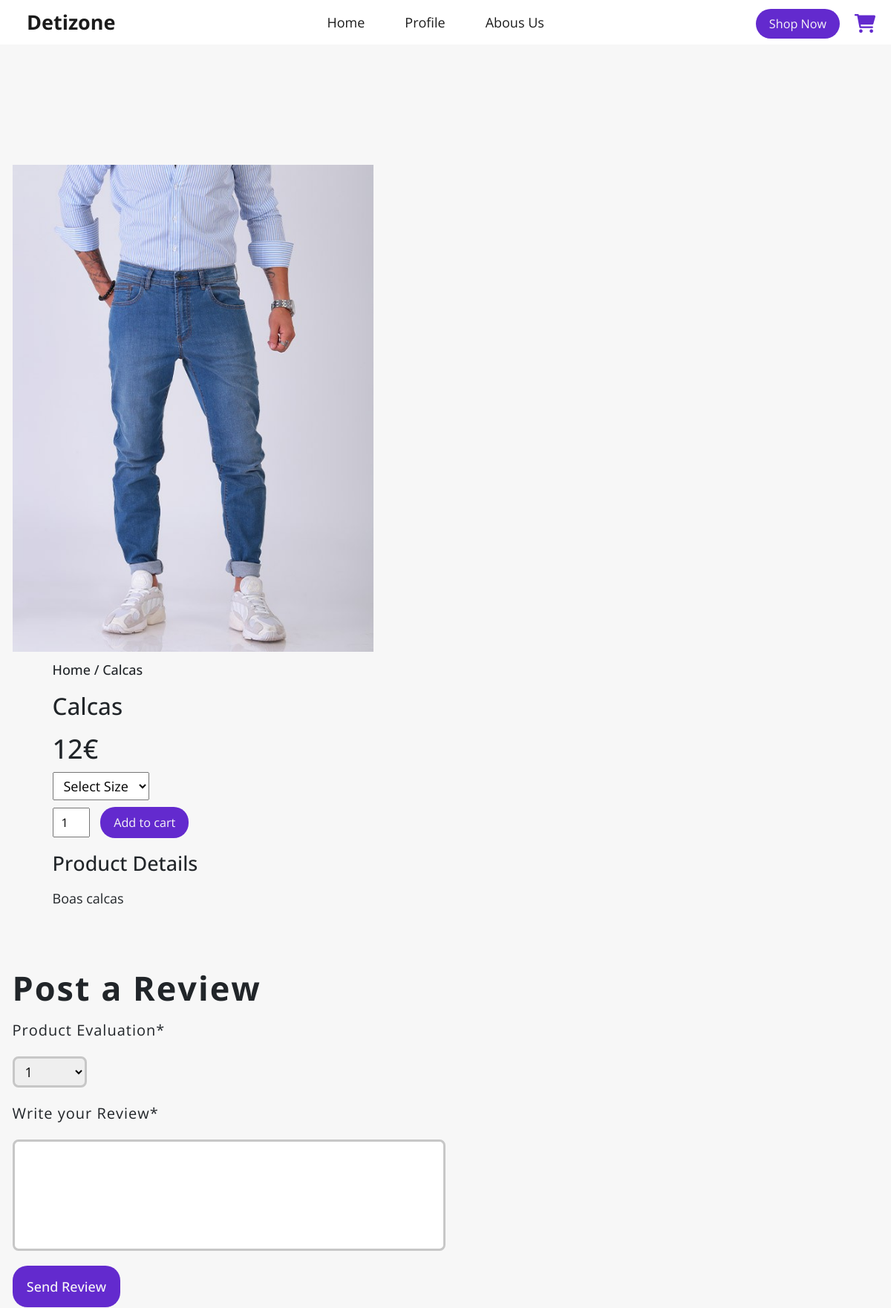
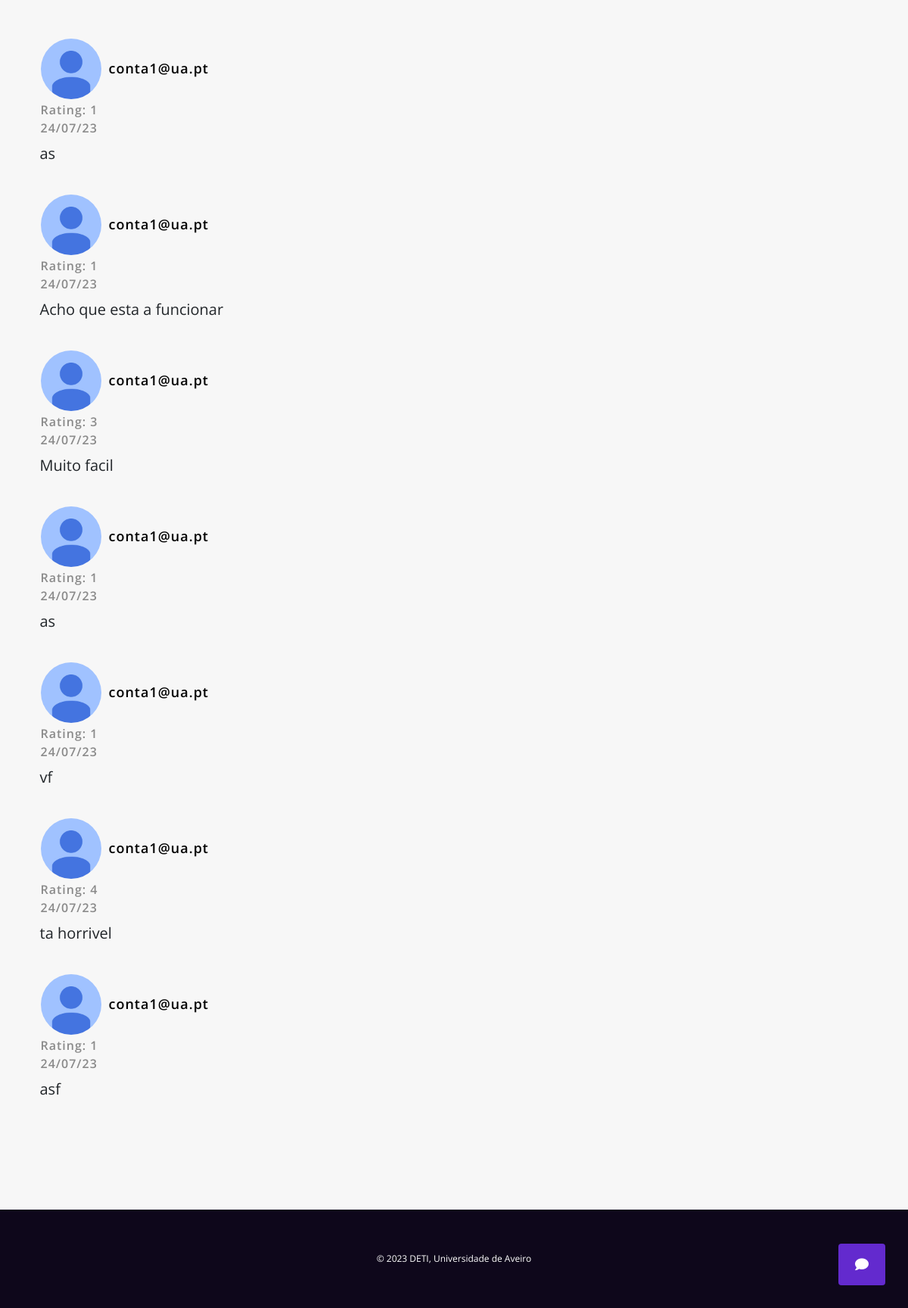
The app's page /product?value=Calcas (signed in) with its own data (2 pictures, top to bottom).
### tables this page shows
CREATE TABLE products ( 
        id INTEGER PRIMARY KEY AUTOINCREMENT,
        quantity TEXT NOT NULL,
        stock BOOLEAN,
        description TEXT NOT NULL,
        name TEXT NOT NULL,
        file_path VARCHAR(255) NOT NULL,
        price TEXT NOT NULL,
        categories TEXT NOT NULL
    );

CREATE TABLE reviews ( 
        id INTEGER PRIMARY KEY AUTOINCREMENT,
        email TEXT NOT NULL,
        ratings TEXT NOT NULL,
        review TEXT NOT NULL
    );

### website/views.py (the view)
@views.route('/product', methods=['GET', 'POST'])
def product():
    if request.method == 'POST':
        value = session['value']
        product = get_products_by_name(value)
        image_path = product[4].replace("website\\static\\", "").replace("\\", "/")
        email = session['user']['email']
        ratings = request.form['ratings']
        reviews = request.form['p-review']
        add_review(email, ratings, reviews)
        return render_template('product.html', session_user = email, reviews = get_review(), product=product, image_path=image_path)
    else:
        if('user' in session):
            try:
                value = request.args.get('value')
                product = get_products_by_name(value)
                image_path = product[4].replace("website\\static\\", "").replace("\\", "/")
                session['value'] = value
                email = session['user']['email']
                return render_template('product.html', session_user = email, reviews = get_review(), product=product, image_path=image_path)
            except TypeError:
                email = session['user']['email']
                product = get_products_by_name(value)
                return render_template('product.html', session_user = email, reviews = get_review(), product=product)
        else:
            return redirect(url_for('auth.login'))

### website/database.py (called while the page is built)
def get_review():
    with sqlite3.connect(db_path) as con:
        cur = con.cursor()
        cur.execute(f"""
            SELECT review, ratings FROM reviews
            """)
        review = cur.fetchall()
        return review

def get_products_by_name(name):
    with sqlite3.connect(db_path) as con:
        cur = con.cursor()
        cur.execute(f"""
            SELECT quantity, stock, description, name, file_path, price, categories FROM products
            WHERE name = '{name}';
            """)
        products = cur.fetchone()
        return products

### website/templates/product.html (shortened to what this page needs)
{% extends "base.html" %}
{% block head %}
<link rel="stylesheet" href="{{url_for('static', filename='css/product.css')}}">
{% endblock %}
{% block body %}
<section class="container product my-5 pt-5">
    <div class="row mt-5">
        <div class="col-lg-5 col-md-12 col-12">
            <img class="img-fluid w-100 pb-1" src="{{url_for('static',filename=image_path)}}" id="MainImage" alt="test">
        </div>
        <div class="col-lg-6 mx-5 mt-2 col-md-12 col-12">
            <h6>Home / {{product[6]}}</h6>
            <h3 class="py-2">{{product[3]}}</h3>
            <h2> {{product[5]}}€ </h2>
            <select class="my-2">
                <option>Select Size</option>
            </select>
            <form method="POST" action="/add_cart">
                <input type="number" value="1" min="1" max="{{product[0]}}" name="quantity">
                <button class="action_btn">Add to cart</button>
            </form>
            <h4 class="mt-3 mb-3">Product Details</h4>
            <span>{{product[2]}}</span>
        </div>
        <section class="wrapper">
            <div class="review-container">
                <h1>Post a Review</h1>
                <form class="post-review" method="POST" action="/product">
                    <label for="evaluation">Product Evaluation*</label>
                    <select id="ratings" name="ratings">
                        <option value="1">1</option>
                    </select>
                    <label for="product-review">Write your Review*</label>
                    <textarea id="p-review" name="p-review"></textarea>
                    <button id="review-button" class="action_btn">Send Review</button>
                </form>
                <div class="reviews">
                    {% for review in reviews %}
                    <div class="review">
                        <ul class="userID">
                            <li><img src="{{url_for('static',filename='images/default.png')}}" alt="Avatar"/></li>
                            <li>{{session_user}}</li>
                        </ul>
                        <ul>
                            <li>Rating: {{review[0]}}</li>
                            <li>24/07/23</li>
                        </ul>
                        <p class="rtext">{{review[1]}}</p>
                    </div>
                    {% endfor %}
                </div>
            </div>
        </section>
    </div>
</section>
{% endblock %}

### website/static/css/product.css (style rules this page uses)
* { font-family: 'Open Sans', sans-serif; font-size: 18px; }
.product select { display: block; padding: 5px 10px; }
.product input { width: 50px; height: 40px; padding-left: 10px; font-size: 16px; margin-right: 10px; }
.review-container { width: 100%; margin-top: 80px; }
.review-container h1 { font-family: 'Open Sans', sans-serif; font-weight: 700; font-size: 2.5rem; letter-spacing: 2px; }
.review-container .post-review { display: flex; flex-direction: column; width: 50%; row-gap: 20px; margin-top: 15px; }
.review-container .post-review label { font-size: 20px; letter-spacing: 1px; }
.review-container .post-review select { width: 100px; box-sizing: border-box; border: 3px solid rgb(199, 199, 199); border-radius: 8px; }
.review-container .post-review select option { font-size: 18px; }
.review-container .post-review textarea { width: 100%; height: 150px; padding: 12px 20px; box-sizing: border-box; border: 3px solid rgb(199, 199, 199); border-radius: 8px; resize: none; }
.review-container .post-review .action_btn { width: 25%; text-align: center; padding: 0.8rem 1rem; font-size: 18px; font-weight: 500; }
.review-container .reviews { display: flex; flex-direction: column; width: 80%; row-gap: 20px; margin-top: 15px; padding: 2rem; word-wrap: break-word; }
.review-container .reviews .review ul { margin: 0; padding: 1px; }
.review-container .reviews .review .userID { display: flex; flex-direction: row; align-items: center; column-gap: 10px; }
.review-container .reviews .review .userID li { color: rgb(0, 0, 0); font-size: 18px; }
.review-container .reviews .review img { border-radius: 50%; width: 80px; }
.review-container .reviews .review ul li { font-family: 'Open Sans', sans-serif; font-size: 16px; font-weight: 600; color: rgb(138, 138, 138); letter-spacing: 1px; }
.review-container .reviews .review p { font-family: 'Open Sans', sans-serif; font-size: 20px; margin-top: 6px; }

### website/static/css/base.css (style rules this page uses)
* { margin: 0; padding: 0; box-sizing: border-box; font-family: 'Open Sans', sans-serif; }
li { list-style: none; }
.col-r .action_btn, .action_btn { background-color: rgb(99, 42, 206); font-family: 'Open Sans', sans-serif !important; color: rgb(247,247,247); padding: 0.5rem 1rem; border: none; outline: none; border-radius: 20px; font-size: 0.9rem; cursor: pointer; transition: all 0.3s ease; }

### website/static/css/style.css (style rules this page uses)
.container { padding: 2rem 0; }

### records on screen
products: categories "Calcas", name "Calcas", price "12", description "Boas calcas"
reviews: email "conta1@ua.pt", review "1", ratings "as"
reviews: email "conta1@ua.pt", review "1", ratings "Acho que esta a funcionar"
reviews: email "conta1@ua.pt", review "3", ratings "Muito facil"
reviews: email "conta1@ua.pt", review "1", ratings "as"
reviews: email "conta1@ua.pt", review "1", ratings "vf"
reviews: session_user "conta1@ua.pt", review "4", ratings "ta horrivel"
reviews: email "conta1@ua.pt", review "1", ratings "asf"
